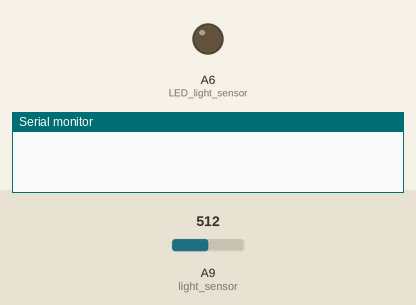
This sketch was run on a simulated Arduino Mega 2560, built with avr-gcc and run on an emulated ATmega2560. On the bench: output pins drawn as LEDs (lit = HIGH), the last lines printed to the serial monitor. The test bench sets the inputs (shaded band); at power-on: A9 (light_sensor) = 512.

Above: at 1.2 s.
1.3 s: A9 (light_sensor) set to 24
2.8 s: A9 (light_sensor) set to 20
At 3.6 s:
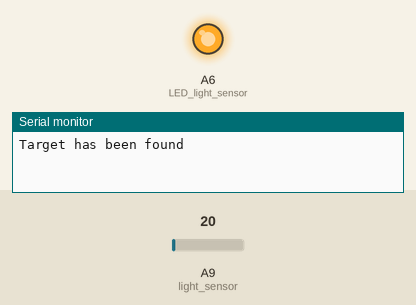
5.8 s: A9 (light_sensor) set to 43
At 6.4 s:
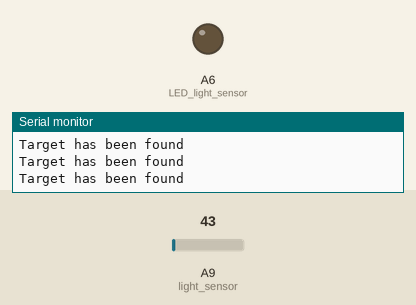
7.3 s: A9 (light_sensor) set to 13
At 8.1 s:
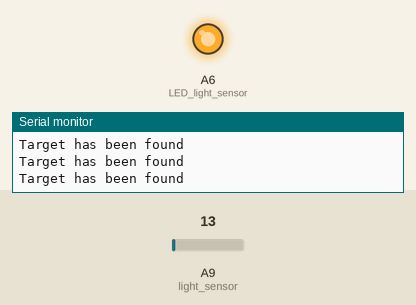
Timing chart, 0 to 10.3 s (numbered marks = the images above; inputs shaded):
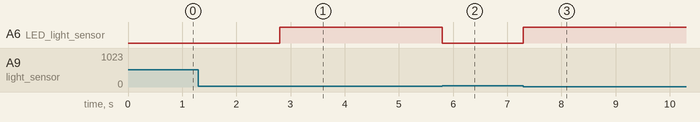

The sketch:

light_sensor_with_borderline.ino
```cpp
int light_sensor = A9; // light sensor connected to port A9
int LED_light_sensor = A6; //light sensor connected to port A6. To view when victim is found

void setup () {
    pinMode(light_sensor, INPUT);
    pinMode(LED_light_sensor, OUTPUT);
    Serial.begin(9600);
}

void loop () {

    float light_sensor_input = analogRead (light_sensor); //takes input from light sensor


    if (light_sensor_input <= 33) {

        /* If the luminance is less than 30 lx, the LED will turn on, and a screen message will be printed. */
        if (light_sensor_input < 23) {
            digitalWrite (LED_light_sensor, HIGH);
            Serial.println("Target has been found");
            delay(1000);
        }

        /*If the reading is on the borderline of a successful reading, the robot will
        turn back a bit and then forward to make a second reading. */
        else if (light_sensor_input <= 23 && light_sensor_input <= 33) {
            Serial.println("Robot is turning back for 5 seconds");
            Serial.println("Robot is turning forth until target");

            if (light_sensor_input < 23) {
                digitalWrite (LED_light_sensor, HIGH);
                Serial.println("Target has been found");
                delay(1000);
            }
        }
    }


    digitalWrite(LED_light_sensor, LOW);
}
```

Measured:
- the behaviour switches between 23 and 22 on A9 (light_sensor) (found by bisection; images 0 and 1)
- after the input at 1.3 s, every drawn part: stays the same
- after the input at 2.8 s, A6 (LED_light_sensor): LOW → HIGH at once
- after the input at 5.8 s, A6 (LED_light_sensor): HIGH → LOW at once
- after the input at 7.3 s, A6 (LED_light_sensor): LOW → HIGH at once
